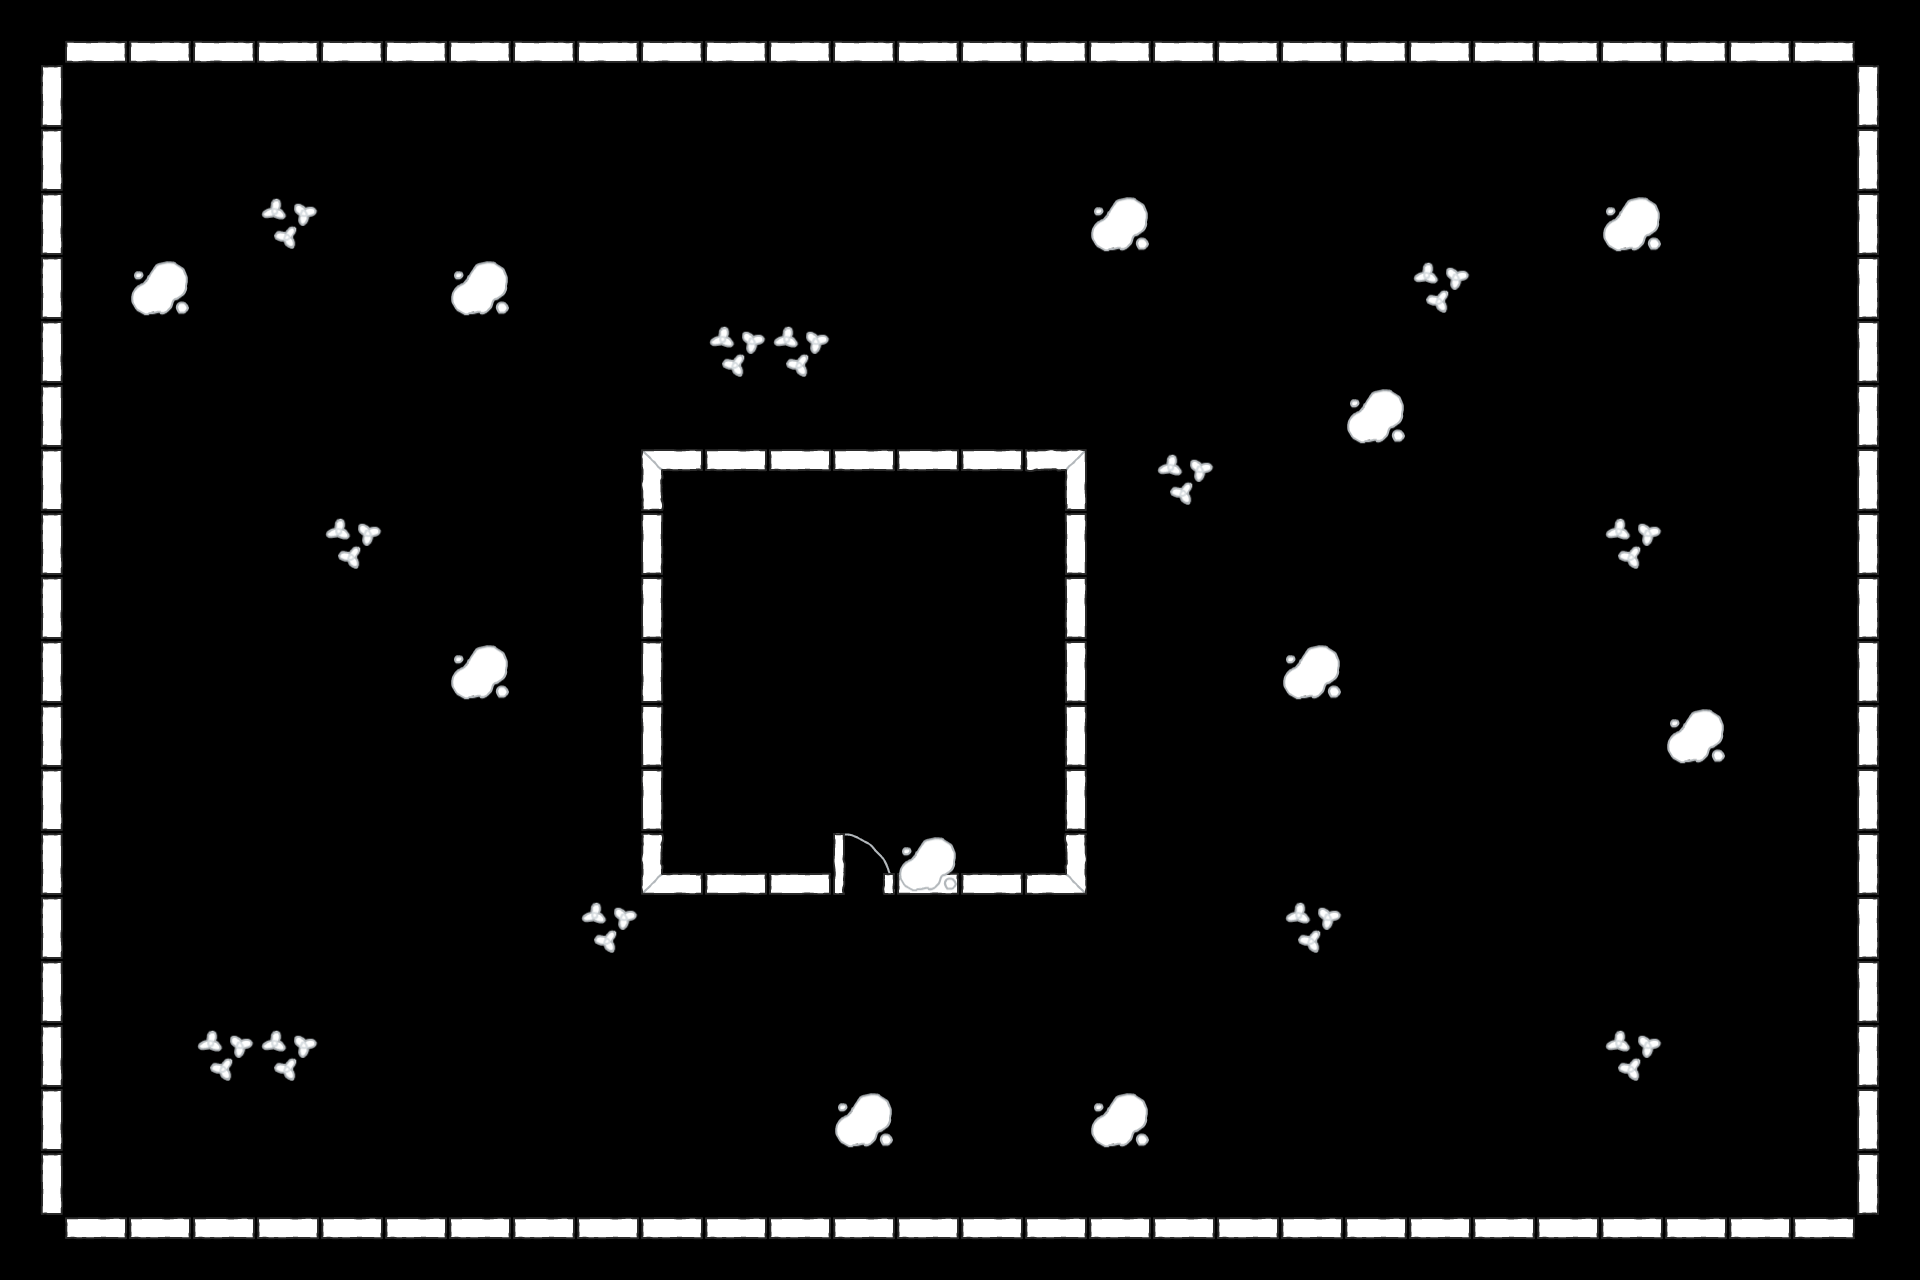

This game map was drawn from its Tiled (.tmx) file and the tilesets committed beside it. A one-line description and the full map source follow:
An orthogonal 30x20 tile map with 64x64 px tiles, 2 tile layers (Background, Foreground) and 16 objects.

<map version="1.10" tiledversion="1.11.2" orientation="orthogonal" renderorder="right-down" width="30" height="20" tilewidth="64" tileheight="64" infinite="0" nextlayerid="7" nextobjectid="18">
 <tileset firstgid="1" name="tilesheet" tilewidth="64" tileheight="64" tilecount="154" columns="14">
  <image source="../tilesheet.png" width="896" height="704" />
 </tileset>
 <layer id="2" name="Background" width="30" height="20">
  <data encoding="csv">
0,3221225483,3221225483,3221225483,3221225483,3221225483,3221225483,3221225483,3221225483,3221225483,3221225483,3221225483,3221225483,3221225483,3221225483,3221225483,3221225483,3221225483,3221225483,3221225483,3221225483,3221225483,3221225483,3221225483,3221225483,3221225483,3221225483,3221225483,3221225483,0,
2684354571,0,0,0,0,0,0,0,0,0,0,0,0,0,0,0,0,0,0,0,0,0,0,0,0,0,0,0,0,1610612747,
2684354571,0,0,0,0,0,0,0,0,0,0,0,0,0,0,0,0,0,0,0,0,0,0,0,0,0,0,0,0,1610612747,
2684354571,0,0,0,0,0,0,0,0,0,0,0,0,0,0,0,0,0,0,0,0,0,0,0,0,0,0,0,0,1610612747,
2684354571,0,0,0,0,0,0,0,0,0,0,0,0,0,0,0,0,0,0,0,0,0,0,0,0,0,0,0,0,1610612747,
2684354571,0,0,0,0,0,0,0,0,0,0,0,0,0,0,0,0,0,0,0,0,0,0,0,0,0,0,0,0,1610612747,
2684354571,0,0,0,0,0,0,0,0,0,0,0,0,0,0,0,0,0,0,0,0,0,0,0,0,0,0,0,0,1610612747,
2684354571,0,0,0,0,0,0,0,0,0,10,11,11,11,11,11,2684354570,0,0,0,0,0,0,0,0,0,0,0,0,1610612747,
2684354571,0,0,0,0,0,0,0,0,0,1610612747,0,0,0,0,0,3758096395,0,0,0,0,0,0,0,0,0,0,0,0,1610612747,
2684354571,0,0,0,0,0,0,0,0,0,1610612747,0,0,0,0,0,3758096395,0,0,0,0,0,0,0,0,0,0,0,0,1610612747,
2684354571,0,0,0,0,0,0,0,0,0,536870923,0,0,0,0,0,3758096395,0,0,0,0,0,0,0,0,0,0,0,0,1610612747,
2684354571,0,0,0,0,0,0,0,0,0,1610612747,0,0,0,0,0,3758096395,0,0,0,0,0,0,0,0,0,0,0,0,1610612747,
2684354571,0,0,0,0,0,0,0,0,0,1610612747,0,0,0,0,0,3758096395,0,0,0,0,0,0,0,0,0,0,0,0,1610612747,
2684354571,0,0,0,0,0,0,0,0,0,1073741834,1073741835,1073741835,3221225512,1073741835,1073741835,3221225482,0,0,0,0,0,0,0,0,0,0,0,0,1610612747,
2684354571,0,0,0,0,0,0,0,0,0,0,0,0,0,0,0,0,0,0,0,0,0,0,0,0,0,0,0,0,1610612747,
2684354571,0,0,0,0,0,0,0,0,0,0,0,0,0,0,0,0,0,0,0,0,0,0,0,0,0,0,0,0,1610612747,
2684354571,0,0,96,0,0,0,0,0,0,0,0,0,0,0,0,0,0,0,0,0,0,0,0,0,0,0,0,0,1610612747,
2684354571,0,0,0,0,0,0,0,0,0,0,0,0,0,0,0,0,0,0,0,0,0,0,0,0,0,0,0,0,1610612747,
2684354571,0,0,0,0,0,0,0,0,0,0,0,0,0,0,0,0,0,0,0,0,0,0,0,0,0,0,0,0,1610612747,
0,11,11,11,11,11,11,11,11,11,11,11,11,11,11,11,11,11,11,11,11,11,11,11,11,11,11,11,11,0
</data>
 </layer>
 <layer id="6" name="Foreground" width="30" height="20">
  <data encoding="csv">
0,0,0,0,0,0,0,0,0,0,0,0,0,0,0,0,0,0,0,0,0,0,0,0,0,0,0,0,0,0,
0,0,0,0,0,0,0,0,0,0,0,0,0,0,0,0,0,0,0,0,0,0,0,0,0,0,0,0,0,0,
0,0,0,0,0,0,0,0,0,0,0,0,0,0,0,0,0,0,0,0,0,0,0,0,0,0,0,0,0,0,
0,0,0,0,96,0,0,0,0,0,0,0,0,0,0,0,0,98,0,0,0,0,0,0,0,98,0,0,0,0,
0,0,98,0,0,0,0,98,0,0,0,0,0,0,0,0,0,0,0,0,0,0,96,0,0,0,0,0,0,0,
0,0,0,0,0,0,0,0,0,0,0,96,96,0,0,0,0,0,0,0,0,0,0,0,0,0,0,0,0,0,
0,0,0,0,0,0,0,0,0,0,0,0,0,0,0,0,0,0,0,0,0,98,0,0,0,0,0,0,0,0,
0,0,0,0,0,0,0,0,0,0,0,0,0,0,0,0,0,0,96,0,0,0,0,0,0,0,0,0,0,0,
0,0,0,0,0,96,0,0,0,0,0,0,0,0,0,0,0,0,0,0,0,0,0,0,0,96,0,0,0,0,
0,0,0,0,0,0,0,0,0,0,0,0,0,0,0,0,0,0,0,0,0,0,0,0,0,0,0,0,0,0,
0,0,0,0,0,0,0,98,0,0,0,0,0,0,0,0,0,0,0,0,98,0,0,0,0,0,0,0,0,0,
0,0,0,0,0,0,0,0,0,0,0,0,0,0,0,0,0,0,0,0,0,0,0,0,0,0,98,0,0,0,
0,0,0,0,0,0,0,0,0,0,0,0,0,0,0,0,0,0,0,0,0,0,0,0,0,0,0,0,0,0,
0,0,0,0,0,0,0,0,0,0,0,0,0,0,98,0,0,0,0,0,0,0,0,0,0,0,0,0,0,0,
0,0,0,0,0,0,0,0,0,96,0,0,0,0,0,0,0,0,0,0,96,0,0,0,0,0,0,0,0,0,
0,0,0,0,0,0,0,0,0,0,0,0,0,0,0,0,0,0,0,0,0,0,0,0,0,0,0,0,0,0,
0,0,0,0,96,0,0,0,0,0,0,0,0,0,0,0,0,0,0,0,0,0,0,0,0,96,0,0,0,0,
0,0,0,0,0,0,0,0,0,0,0,0,0,98,0,0,0,98,0,0,0,0,0,0,0,0,0,0,0,0,
0,0,0,0,0,0,0,0,0,0,0,0,0,0,0,0,0,0,0,0,0,0,0,0,0,0,0,0,0,0,
0,0,0,0,0,0,0,0,0,0,0,0,0,0,0,0,0,0,0,0,0,0,0,0,0,0,0,0,0,0
</data>
 </layer>
 <objectgroup id="3" name="Collision">
  <object id="1" x="0" y="0" width="1920" height="64" />
  <object id="2" x="1856" y="0" width="64" height="1280" />
  <object id="3" x="0" y="1216" width="1920" height="64" />
  <object id="4" x="0" y="0" width="64" height="1280" />
  <object id="12" x="640" y="448" width="64" height="448" />
  <object id="13" x="640" y="832" width="192" height="64" />
  <object id="14" x="896" y="832" width="192" height="64" />
  <object id="15" x="1024" y="448" width="64" height="448" />
  <object id="16" x="640" y="448" width="448" height="64" />
  <object id="17" x="448" y="1408" width="64" />
 </objectgroup>
 <objectgroup id="4" name="Player">
  <object id="5" x="320" y="960">
   <point />
  </object>
 </objectgroup>
 <objectgroup id="5" name="Emeny">
  <object id="6" x="145.455" y="172.249">
   <point />
  </object>
  <object id="7" x="1764.59" y="164.593">
   <point />
  </object>
  <object id="8" x="1760.77" y="1167.46">
   <point />
  </object>
  <object id="9" x="164.593" y="1178.95">
   <point />
  </object>
  <object id="10" x="930.144" y="681.34">
   <point />
  </object>
 </objectgroup>
</map>
